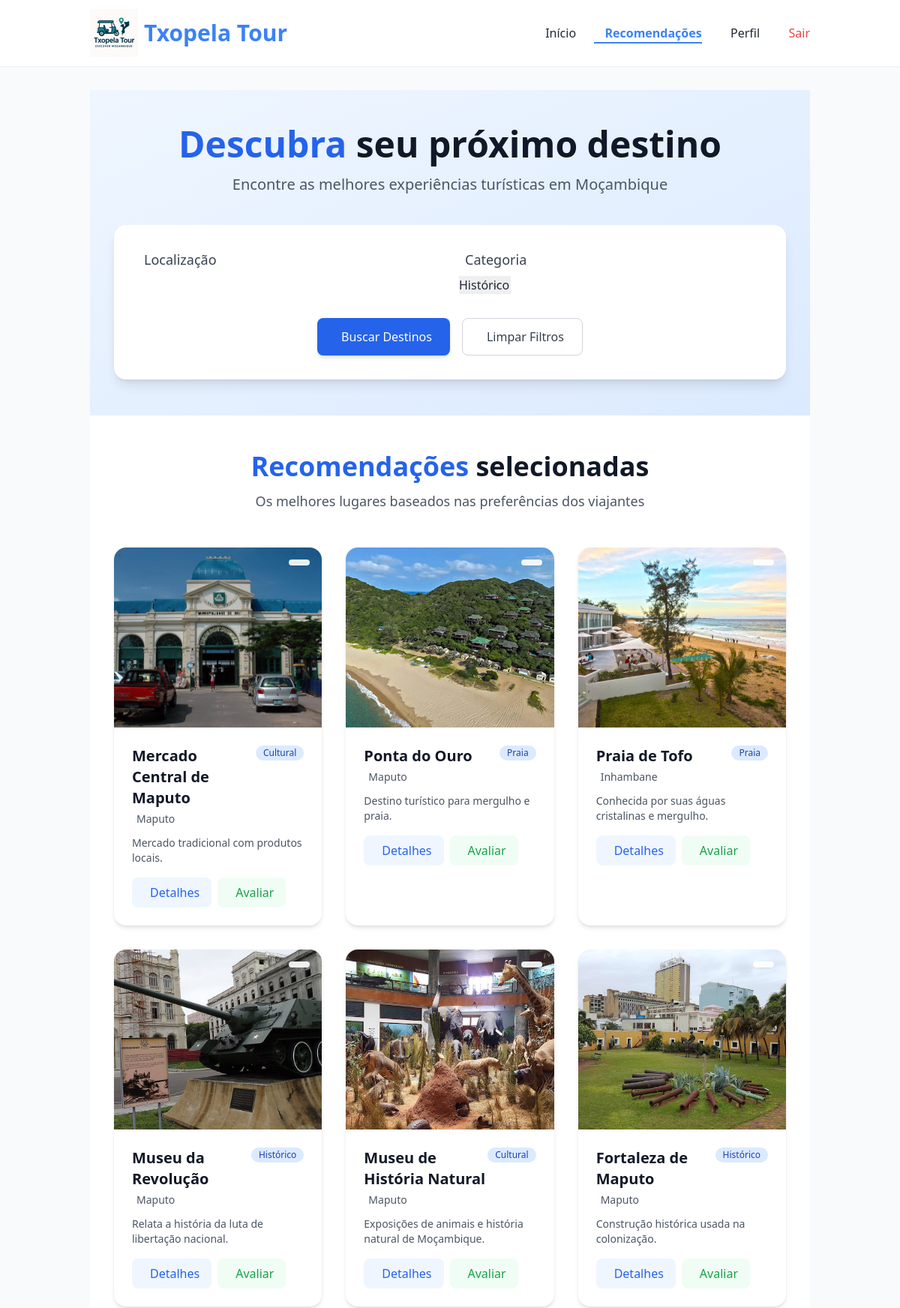
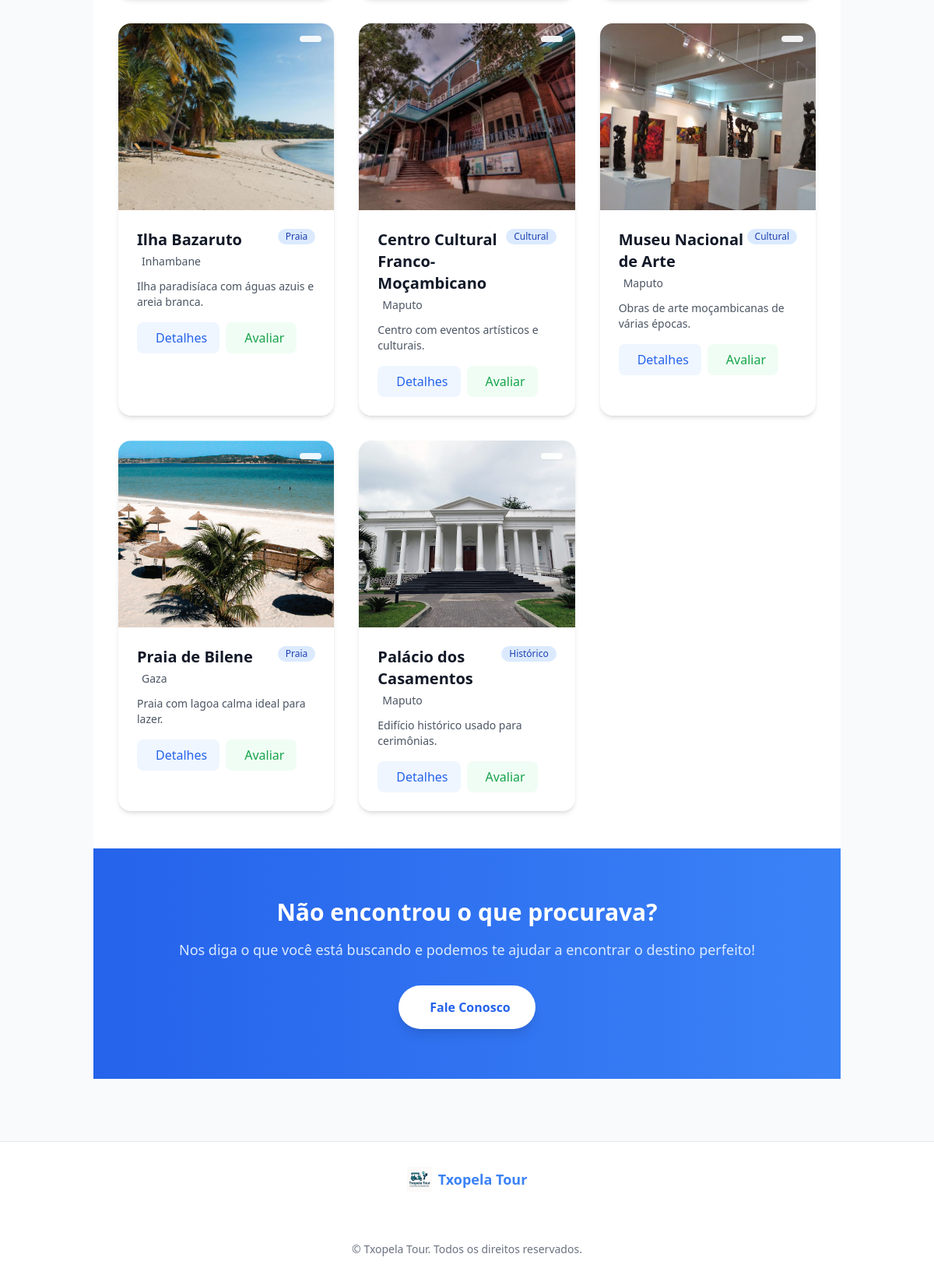
Screenshot of /recomendacoes/ (signed in) with the database file from the repository (2 pictures, top to bottom).
### turismo/models.py (models this page shows, shortened)
class PontoTuristico(models.Model):
    nome = models.CharField(max_length=100)
    descricao = models.TextField()
    localizacao = models.CharField(max_length=200)
    imagem = models.ImageField(upload_to='pontos/', null=True, blank=True)
    data_cadastro = models.DateTimeField(auto_now_add=True)
    categoria = models.CharField(max_length=100, blank=True, null=True)
    @property
    def media_avaliacoes(self):
        avg = self.avaliacoes.aggregate(Avg('nota'))['nota__avg']
        return round(avg, 1) if avg is not None else "Ainda sem avaliações"

### turismo/views.py (the view, shortened to what this page needs)
# urls.py: path('recomendacoes/', views.recomendacoes, name='recomendacoes'),
@login_required
def recomendacoes(request):
    locais = PontoTuristico.objects.all()
    form = PreferenciaForm(request.GET or None)
    filtros_ativos = False  # flag para sabermos se o usuário filtrou manualmente
    usuario = request.user  # User (não perfil)
    boas_avaliacoes = Avaliacao.objects.filter(visitante=usuario, nota__gte=4)
    categorias_favoritas = boas_avaliacoes.values_list('lugar__categoria', flat=True)
    localizacoes_favoritas = boas_avaliacoes.values_list('lugar__localizacao', flat=True)
    locais_avaliados_ids = boas_avaliacoes.values_list('lugar_id', flat=True)
    recomendados = PontoTuristico.objects.filter(
        categoria__in=categorias_favoritas
    ).exclude(id__in=locais_avaliados_ids)
    recomendados |= PontoTuristico.objects.filter(
        localizacao__in=localizacoes_favoritas
    ).exclude(id__in=locais_avaliados_ids)
    recomendados = recomendados.distinct()
    if not filtros_ativos:
        locais = recomendados
    return render(request, 'turismo/recomendacoes.html', {
        'locais': locais,
        'form': form,
    })

### turismo/forms.py
class PreferenciaForm(forms.Form):
    localizacao = forms.CharField(label="Sua localização", required=False)
    categoria = forms.ChoiceField(label="Categoria preferida", choices=CATEGORIAS_CHOICES, required=False)

### turismo/templates/turismo/recomendacoes.html (shortened to what this page needs)
{% extends 'turismo/base.html' %}
{% load static %}
{% block content %}
<section class="bg-gradient-to-br from-blue-50 to-blue-100 py-12 px-4 sm:px-6 lg:px-8">
  <div class="max-w-7xl mx-auto">
    <div class="text-center mb-10">
      <h1 class="text-4xl sm:text-5xl font-bold text-gray-900 mb-4">
        <span class="text-blue-600">Descubra</span> seu próximo destino
      </h1>
      <p class="text-xl text-gray-600 max-w-3xl mx-auto">
        Encontre as melhores experiências turísticas em Moçambique
      </p>
    </div>
    <div class="bg-white rounded-2xl shadow-lg p-6 sm:p-8 max-w-4xl mx-auto">
      <form method="get" class="space-y-6">
        <div class="grid grid-cols-1 md:grid-cols-2 gap-6">
          <div>
            <label for="id_localizacao" class="block text-lg font-medium text-gray-700 mb-2 flex items-center">
               Localização
            </label>
            <div class="relative">
              {{ form.localizacao }}
              <div class="absolute inset-y-0 right-0 flex items-center pr-3 pointer-events-none">
              </div>
            </div>
          </div>
          <div>
            <label for="id_categoria" class="block text-lg font-medium text-gray-700 mb-2 flex items-center">
               Categoria
            </label>
            <div class="relative">
              {{ form.categoria }}
              <div class="absolute inset-y-0 right-0 flex items-center pr-3 pointer-events-none">
              </div>
            </div>
          </div>
        </div>
        <div class="flex flex-col sm:flex-row justify-center gap-4 pt-2">
          <button type="submit"
                  class="flex-1 sm:flex-none inline-flex items-center justify-center gap-2 bg-blue-600 hover:bg-blue-700 text-white px-6 py-3 rounded-lg font-medium transition-all duration-300 transform hover:-translate-y-0.5 shadow-md hover:shadow-lg">
             Buscar Destinos
          </button>
          <a href="{% url 'turismo:recomendacoes' %}"
             class="flex-1 sm:flex-none inline-flex items-center justify-center gap-2 bg-white border border-gray-300 text-gray-700 hover:bg-gray-50 px-6 py-3 rounded-lg font-medium transition-all duration-300">
             Limpar Filtros
          </a>
        </div>
      </form>
    </div>
  </div>
</section>
<section class="py-12 px-4 sm:px-6 lg:px-8 bg-white">
  <div class="max-w-7xl mx-auto">
    <div class="text-center mb-12">
      <h2 class="text-3xl sm:text-4xl font-bold text-gray-900 mb-3">
        <span class="text-blue-600">Recomendações</span> selecionadas
      </h2>
      <p class="text-lg text-gray-600 max-w-2xl mx-auto">
        Os melhores lugares baseados nas preferências dos viajantes
      </p>
    </div>
    {% if locais %}
    <div class="grid grid-cols-1 sm:grid-cols-2 lg:grid-cols-3 gap-8">
      {% for local in locais %}
      <div class="group relative bg-white rounded-2xl shadow-md overflow-hidden transition-all duration-300 hover:shadow-xl hover:-translate-y-2">
        <div class="relative h-60 overflow-hidden">
          {% if local.imagem %}
          <img src="{{ local.imagem.url }}"
               class="w-full h-full object-cover transition-transform duration-500 group-hover:scale-105"
               alt="{{ local.nome }}"
               loading="lazy">
          {% else %}
          <div class="w-full h-full bg-gray-100 flex items-center justify-center text-gray-400">
            <i class="ph ph-image text-5xl"></i>
          </div>
          {% endif %}
          {% if local.media_avaliacoes %}
          <div class="absolute top-4 right-4 bg-white/90 backdrop-blur-sm px-3 py-1 rounded-full shadow-sm flex items-center">
          </div>
          {% endif %}
        </div>
        <div class="p-6">
          <div class="flex items-start justify-between">
            <div>
              <h3 class="text-xl font-bold text-gray-900 mb-1">{{ local.nome }}</h3>
              <p class="flex items-center text-gray-600 text-sm mb-3">
                {{ local.localizacao }}
              </p>
            </div>
            <span class="inline-flex items-center px-2.5 py-0.5 rounded-full text-xs font-medium bg-blue-100 text-blue-800">
              {{ local.categoria }}
            </span>
          </div>
          <p class="text-gray-600 text-sm mb-4 line-clamp-2">{{ local.descricao }}</p>
          <div class="flex flex-wrap gap-2">
            <a href="{% url 'turismo:detalhe_ponto' local.id %}"
               class="inline-flex items-center px-4 py-2 bg-blue-50 hover:bg-blue-100 text-blue-600 rounded-lg font-medium transition-colors">
               Detalhes
            </a>
            <a href="{% url 'turismo:avaliar' local.id %}"
               class="inline-flex items-center px-4 py-2 bg-green-50 hover:bg-green-100 text-green-600 rounded-lg font-medium transition-colors">
               Avaliar
            </a>
          </div>
        </div>
      </div>
      {% endfor %}
    </div>
    {% endif %}
  </div>
</section>
<section class="bg-gradient-to-r from-blue-600 to-blue-500 py-16 px-4 sm:px-6 lg:px-8">
  <div class="max-w-4xl mx-auto text-center">
    <h2 class="text-2xl sm:text-3xl font-bold text-white mb-4">Não encontrou o que procurava?</h2>
    <p class="text-lg text-blue-100 mb-8">Nos diga o que você está buscando e podemos te ajudar a encontrar o destino perfeito!</p>
    <a href="{% url 'turismo:home' %}" class="inline-flex items-center justify-center gap-2 bg-white text-blue-600 hover:bg-gray-100 px-6 py-3 sm:px-8 sm:py-4 rounded-full font-semibold transition-all duration-300 transform hover:scale-105 shadow-lg">
       Fale Conosco
    </a>
  </div>
</section>
{% endblock %}

### turismo/templates/turismo/recomendacoes.html (style rules this page uses)
select { -webkit-appearance: none; -moz-appearance: none; appearance: none; background-repeat: no-repeat; background-position: right 0.75rem center; background-size: 1rem; }
.transition-all { transition-property: all; transition-timing-function: cubic-bezier(0.4, 0, 0.2, 1); transition-duration: 150ms; }

### rows the page displays
PontoTuristico: imagem (picture), nome "Mercado Central de Maputo", localizacao "Maputo", categoria "Cultural", descricao "Mercado tradicional com produtos locais."
PontoTuristico: imagem (picture), nome "Ponta do Ouro", localizacao "Maputo", categoria "Praia", descricao "Destino turístico para mergulho e praia."
PontoTuristico: imagem (picture), nome "Praia de Tofo", localizacao "Inhambane", categoria "Praia", descricao "Conhecida por suas águas cristalinas e mergulho."
PontoTuristico: imagem (picture), nome "Museu da Revolução", localizacao "Maputo", categoria "Histórico", descricao "Relata a história da luta de libertação nacional."
PontoTuristico: imagem (picture), nome "Museu de História Natural", localizacao "Maputo", categoria "Cultural", descricao "Exposições de animais e história natural de Moçambique."
PontoTuristico: imagem (picture), nome "Fortaleza de Maputo", localizacao "Maputo", categoria "Histórico", descricao "Construção histórica usada na colonização."
PontoTuristico: imagem (picture), nome "Ilha Bazaruto", localizacao "Inhambane", categoria "Praia", descricao "Ilha paradisíaca com águas azuis e areia branca."
PontoTuristico: imagem (picture), nome "Centro Cultural Franco-Moçambicano", localizacao "Maputo", categoria "Cultural", descricao "Centro com eventos artísticos e culturais."
PontoTuristico: imagem (picture), nome "Museu Nacional de Arte", localizacao "Maputo", categoria "Cultural", descricao "Obras de arte moçambicanas de várias épocas."
PontoTuristico: imagem (picture), nome "Praia de Bilene", localizacao "Gaza", categoria "Praia", descricao "Praia com lagoa calma ideal para lazer."
PontoTuristico: imagem (picture), nome "Palácio dos Casamentos", localizacao "Maputo", categoria "Histórico", descricao "Edifício histórico usado para cerimônias."
